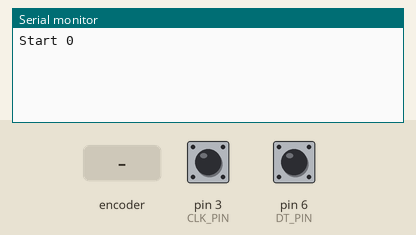
Simulated run of this program. Board: Arduino Uno, built with avr-gcc and run on an emulated ATmega328P. Parts: the last lines printed to the serial monitor. The inputs (shaded band) are chosen by the test bench; at power-on: pin 3 (CLK_PIN) HIGH, pin 6 (DT_PIN) HIGH.

Above: at 1.2 s.
1.3 s: rotary encoder on pin 3 (CLK_PIN) / pin 6 (DT_PIN) turned 1 step (first pin leading)
At 1.8 s:
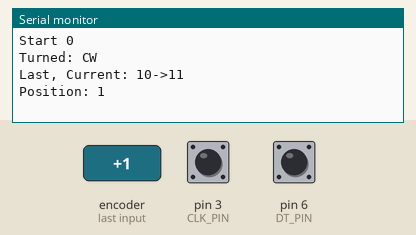
3.0 s: rotary encoder on pin 3 (CLK_PIN) / pin 6 (DT_PIN) turned 2 steps (second pin leading)
At 3.6 s:
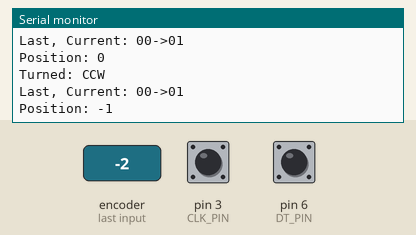

The program:

main.cpp
```cpp
#include <Arduino.h>
// Alex Curtis
// Encoders without ISR
// Finished

// To practice using a 5-pin rotary encoder.
// Pin 3 is connected to CLK
// Pin 6 is connected to DT
// GND is connected to GND
// 5v is connected to the +
// A 6 pF capacitor is placed between the GND and CLK pins

// Pins used
#define CLK_PIN 3
#define DT_PIN 6

int position = 0;   // Stores a count that represents net rotation
String spin;        // Stores the direction to print
int lastClk = HIGH; // Stores the previous state of the clk input
int lastDt = HIGH;  // Stores the previous state of the dt input

void setup() {
	// Start serial
	Serial.begin(9600);

	// Set the clk and dt pins as inputs with the pullup resistors enabled
	pinMode(DT_PIN, INPUT_PULLUP);
	pinMode(CLK_PIN, INPUT_PULLUP);

	// Print an initial message
	Serial.print("Start ");
	Serial.println(position);
//    Serial.println("<Direction, lastCLK, lastDT, ");
}

void loop() {

	// Read the current values of clk and dt
	int clk = digitalRead(CLK_PIN);
	int dt = digitalRead(DT_PIN);

	// If dt changed to a logic 1
	if(dt != lastDt && dt == LOW) {

		// If dt is logic 0(inverted bc of pullup resistor), the encoder was rotated counterclockwise
		if (clk != dt) {
			position--;
			spin = "CCW";
		}
			// Otherwise, the encoder was rotated clockwise
		else {
			position++;
			spin = "CW";
		}

		// Print spin direction and count
		Serial.print("Turned: ");
		Serial.println(spin);

		// Print STATES for testing (Inverted for pullup)
		Serial.print("Last, Current: ");
		Serial.print(!lastClk);
		Serial.print(!lastDt);

		Serial.print("->");
		Serial.print(!clk);
		Serial.println(!dt);

		Serial.print("Position: ");
		Serial.println(position);

		Serial.println();
	}

	// Save current input to compare with the next iteration of the loop
	lastClk = clk;
	lastDt = dt;

	// Wait 1ms to help with bounce
	delay(1);
}
```

Measured:
- after the input at 1.3 s, the serial monitor: prints a new line at once (image 1)
- after the input at 3.0 s, the serial monitor: prints a new line at once (image 2)
